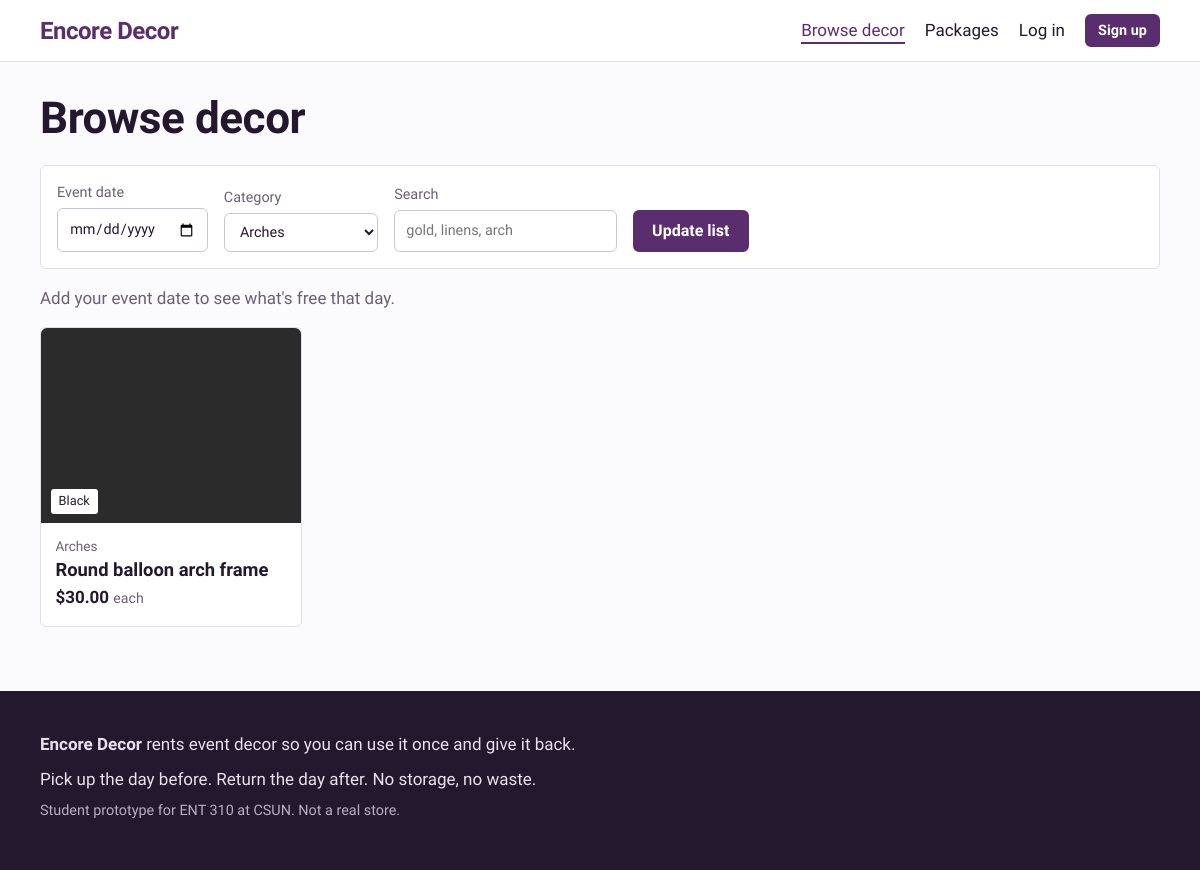
The app's page /items.php?category=arches with its own data.
### tables this page shows
CREATE TABLE items (
  id          INT AUTO_INCREMENT PRIMARY KEY,
  category_id INT NOT NULL,
  name        VARCHAR(120) NOT NULL,
  description TEXT NOT NULL,
  color_name  VARCHAR(40)  NOT NULL DEFAULT 'Assorted',
  color_hex   CHAR(7)      NOT NULL DEFAULT '#CCCCCC',
  price       DECIMAL(8,2) NOT NULL,           
  quantity    INT NOT NULL DEFAULT 1,          
  image_url   VARCHAR(500) NULL,
  is_active   TINYINT(1) NOT NULL DEFAULT 1,
  created_at  TIMESTAMP NOT NULL DEFAULT CURRENT_TIMESTAMP,
  FOREIGN KEY (category_id) REFERENCES categories(id)
);

CREATE TABLE categories (
  id    INT AUTO_INCREMENT PRIMARY KEY,
  name  VARCHAR(60) NOT NULL,
  slug  VARCHAR(60) NOT NULL UNIQUE
);

### includes/bootstrap.php (called while the page is built, shortened)
<?php
function db(): PDO
{
    static $pdo = null;
    if ($pdo === null) {
        $dsn = 'mysql:host=' . DB_HOST . ';port=' . DB_PORT . ';dbname=' . DB_NAME . ';charset=utf8mb4';
        $pdo = new PDO($dsn, DB_USER, DB_PASS, [
            PDO::ATTR_ERRMODE            => PDO::ERRMODE_EXCEPTION,
            PDO::ATTR_DEFAULT_FETCH_MODE => PDO::FETCH_ASSOC,
            PDO::ATTR_EMULATE_PREPARES   => false,
        ]);
    }
    return $pdo;
}
function base_url(): string
{
    static $base = null;
    if ($base === null) {
        $script = $_SERVER['SCRIPT_NAME'] ?? '';
        $dir = str_replace('\\', '/', dirname($script));
        $base = rtrim($dir, '/');
    }
    return $base;
}
function url(string $path = ''): string
{
    return base_url() . '/' . ltrim($path, '/');
}
function e(?string $text): string
{
    return htmlspecialchars((string) $text, ENT_QUOTES, 'UTF-8');
}
function money($amount): string
{
    return '$' . number_format((float) $amount, 2);
}

### public/items.php (the view, shortened to what this page needs)
<?php
require __DIR__ . '/../includes/bootstrap.php';
$date     = $_GET['date'] ?? '';
$category = $_GET['category'] ?? '';
$search   = trim($_GET['q'] ?? '');
$dateError = $date !== '' ? check_event_date($date) : null;
$hasDate   = $date !== '' && $dateError === null;
$sql = 'SELECT i.*, c.name AS category_name, c.slug AS category_slug
        FROM items i JOIN categories c ON c.id = i.category_id
        WHERE i.is_active = 1';
$params = [];
if ($category !== '') {
    $sql .= ' AND c.slug = ?';
    $params[] = $category;
}
$sql .= ' ORDER BY c.name, i.name';
$stmt = db()->prepare($sql);
$stmt->execute($params);
$items = $stmt->fetchAll();
$booked = [];
$categories = db()->query('SELECT * FROM categories ORDER BY name')->fetchAll();
$minDate = date('Y-m-d', strtotime('+2 days'));
require __DIR__ . '/../includes/header.php';
?>
<h1>Browse decor</h1>
<form class="filters" method="get">
  <label>Event date
    <input type="date" name="date" value="<?= e($date) ?>" min="<?= e($minDate) ?>">
  </label>
  <label>Category
    <select name="category">
      <?php foreach ($categories as $c): ?>
        <option value="<?= e($c['slug']) ?>" <?= $category === $c['slug'] ? 'selected' : '' ?>><?= e($c['name']) ?></option>
      <?php endforeach; ?>
    </select>
  </label>
  <label>Search
    <input type="search" name="q" value="<?= e($search) ?>" placeholder="gold, linens, arch">
  </label>
  <button type="submit" class="btn">Update list</button>
</form>
<?php if ($dateError): ?>
  <p class="flash flash-error"><?= e($dateError) ?></p>
<?php elseif ($hasDate): ?>
  <p class="date-note">Showing what's free for <strong><?= e(nice_date($date)) ?></strong>. Pickup <?= e(nice_date($pickup)) ?>, return <?= e(nice_date($return)) ?>.</p>
<?php else: ?>
  <p class="date-note">Add your event date to see what's free that day.</p>
<?php endif; ?>
<?php if (!$items): ?>
  <div class="empty">
    <p>Nothing matches those filters.</p>
    <a class="btn" href="<?= e(url('items.php' . ($hasDate ? '?date=' . urlencode($date) : ''))) ?>">Clear filters</a>
  </div>
<?php else: ?>
  <div class="grid">
    <?php foreach ($items as $item):
        $free = (int) $item['quantity'] - ($booked[(int) $item['id']] ?? 0);
        $link = 'item.php?id=' . $item['id'] . ($hasDate ? '&date=' . urlencode($date) : '');
    ?>
      <a class="chip-card<?= $hasDate && $free <= 0 ? ' is-full' : '' ?>" href="<?= e(url($link)) ?>">
        <?php if ($item['image_url']): ?>
          <img class="swatch" src="<?= e($item['image_url']) ?>" alt="">
        <?php else: ?>
          <span class="swatch" style="--swatch: <?= e($item['color_hex']) ?>"><span class="swatch-name"><?= e($item['color_name']) ?></span></span>
        <?php endif; ?>
        <span class="chip-body">
          <span class="chip-kicker"><?= e($item['category_name']) ?></span>
          <span class="chip-title"><?= e($item['name']) ?></span>
          <span class="chip-price"><?= money($item['price']) ?> <small>each</small></span>
        </span>
      </a>
    <?php endforeach; ?>
  </div>
<?php endif; ?>
<?php require __DIR__ . '/../includes/footer.php'; ?>

### public/assets/style.css (style rules this page uses)
:root { --paper: #FBFAFD; --white: #FFFFFF; --ink: #24182F; --muted: #6B5F75; --plum: #5A2D6E; --plum-soft: #F1EAF5; --marigold: #F2A93B; --sage: #2F7A55; --sage-soft: #E5F2EA; --berry: #B3263E; --berry-soft: #FBE9EC; --line: #E4DCE9; --display: "Bricolage Grotesque", "Segoe UI", system-ui, sans-serif; --body: "Atkinson Hyperlegible", "Segoe UI", system-ui, sans-serif; --radius: 6px; --gap: clamp(1rem, 3vw, 1.5rem); }
*, *::before, *::after { box-sizing: border-box; }
html { -webkit-text-size-adjust: 100%; }
body { margin: 0; background: var(--paper); color: var(--ink); font: 400 1.0625rem/1.55 var(--body); }
a { color: var(--plum); text-underline-offset: 0.18em; }
h1, h2, h3 { font-family: var(--display); line-height: 1.1; letter-spacing: -0.01em; margin: 0 0 0.5em; }
h1 { font-size: clamp(2rem, 4vw, 2.75rem); font-weight: 800; }
p { margin: 0 0 1rem; max-width: 68ch; }
.btn { display: inline-block; background: var(--plum); color: var(--white); border: 2px solid var(--plum); border-radius: var(--radius); padding: 0.6rem 1.1rem; font: 700 1rem/1.2 var(--body); text-decoration: none; cursor: pointer; }
.swatch { position: relative; display: block; aspect-ratio: 4 / 3; background: var(--swatch, #ccc); border-radius: var(--radius) var(--radius) 0 0; box-shadow: inset 0 0 0 1px rgba(36, 24, 47, 0.08); object-fit: cover; width: 100%; }
.swatch-name { position: absolute; left: 0.6rem; bottom: 0.6rem; background: var(--white); color: var(--ink); font-size: 0.8rem; padding: 0.15rem 0.5rem; border-radius: 3px; }
.grid { display: grid; gap: var(--gap); grid-template-columns: repeat(auto-fill, minmax(220px, 1fr)); }
.chip-card { display: flex; flex-direction: column; background: var(--white); border: 1px solid var(--line); border-radius: var(--radius); text-decoration: none; color: var(--ink); }
.chip-body { display: flex; flex-direction: column; gap: 0.15rem; padding: 0.8rem 0.9rem 1rem; }
.chip-kicker { font-size: 0.85rem; color: var(--muted); }
.chip-title { font: 700 1.15rem/1.2 var(--display); }
.chip-price { font-weight: 700; }
.chip-price small { font-weight: 400; color: var(--muted); }
.filters { display: flex; flex-wrap: wrap; gap: 0.75rem 1rem; align-items: flex-end; padding: 1rem; background: var(--white); border: 1px solid var(--line); border-radius: var(--radius); margin-bottom: 1rem; }
.filters label { display: flex; flex-direction: column; gap: 0.25rem; font-size: 0.9rem; color: var(--muted); }
input, select, textarea { font: inherit; color: var(--ink); padding: 0.55rem 0.7rem; border: 1px solid #CFC4D6; border-radius: var(--radius); background: var(--white); max-width: 100%; }
.date-note { color: var(--muted); }

### records on screen
items: color_name "Black", category.name "Arches", name "Round balloon arch frame", price "$30.00"

### other values on screen
SITE_NAME "Encore Decor"
$label "Browse decor Packages Log in"
form field category "Arches"
